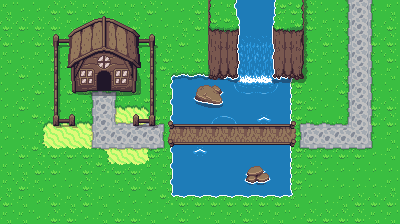

The image is a tile-based game level rendered from a .tmx file. Its description and complete source (layers, tilesets, objects, tile grids) follow:
An orthogonal 25x14 tile map with 16x16 px tiles, 4 tile layers (Tile Layer 1, steps, houses, roofs).

<map version="1.2" tiledversion="1.2.3" orientation="orthogonal" renderorder="right-down" width="25" height="14" tilewidth="16" tileheight="16" infinite="0" nextlayerid="9" nextobjectid="1">
 <tileset firstgid="1" source="overworld.tsx" />
 <layer id="4" name="Tile Layer 1" width="25" height="14">
  <data encoding="csv">
1,406,406,366,366,1,366,1,1,366,406,406,366,366,1,1,366,366,406,366,406,406,406,406,1,
366,366,366,366,1,1,1,406,366,406,406,1,366,406,366,406,406,406,366,366,1,1,1,406,366,
366,406,366,366,366,1,406,406,406,366,1,366,406,1,366,1,406,406,406,406,366,406,406,366,366,
1,406,1,366,366,1,1,1,1,366,366,406,366,406,1,1,406,1,1,366,1,406,366,1,366,
406,366,406,1,406,366,406,366,406,366,243,244,244,244,244,244,244,244,245,406,406,1,406,406,1,
406,406,366,406,366,366,366,1,366,406,283,284,284,284,378,379,379,380,285,406,406,366,406,406,406,
406,366,406,366,1,1,121,122,122,123,283,284,284,284,284,284,284,284,285,366,406,406,406,366,366,
1,406,121,122,122,122,282,162,162,163,283,284,284,17,18,284,41,284,285,406,406,1,366,366,366,
406,406,161,162,162,162,162,162,162,163,283,284,284,57,58,284,284,284,285,1,1,366,406,406,1,
406,366,201,202,202,202,242,162,162,163,283,284,41,284,284,284,284,284,285,366,366,366,366,406,1,
1,1,366,366,406,366,201,202,202,203,283,284,284,284,284,284,284,284,285,366,406,406,406,406,406,
1,366,1,406,406,366,406,1,366,366,283,284,284,284,284,284,284,284,285,406,406,406,406,406,1,
366,1,406,366,1,366,1,406,406,406,323,324,324,324,324,324,324,324,325,406,406,1,366,366,366,
1,1,406,366,366,406,1,366,366,1,406,366,406,1,1,366,1,1,406,366,366,366,366,1,1
</data>
 </layer>
 <layer id="5" name="steps" width="25" height="14">
  <data encoding="csv">
0,0,0,0,0,0,0,0,0,0,0,0,0,0,0,0,0,0,0,0,0,496,497,498,0,
0,0,0,0,0,0,0,0,0,0,0,0,0,0,0,0,0,0,0,0,0,496,497,498,0,
0,0,0,683,685,685,685,685,685,684,0,0,0,0,0,0,0,0,0,0,0,496,497,498,0,
0,0,0,725,0,0,0,0,0,0,0,0,0,0,0,0,0,0,0,0,0,496,497,498,0,
0,0,0,725,0,0,0,0,0,0,0,0,0,0,0,0,0,0,0,0,0,496,497,498,0,
0,0,0,725,0,456,457,458,0,0,0,0,0,0,0,0,0,0,0,0,0,496,497,498,0,
0,0,0,725,0,496,497,498,0,0,0,0,0,0,0,0,0,0,0,0,0,496,497,498,0,
0,0,0,723,762,496,497,616,457,457,458,0,0,0,0,0,0,0,456,457,457,617,497,498,0,
0,0,0,0,0,496,497,497,497,497,498,0,0,0,0,0,0,0,496,497,497,497,497,498,0,
0,0,0,0,0,536,537,537,537,537,538,0,0,0,0,0,0,0,536,537,537,537,537,538,0,
0,0,0,0,0,0,0,0,0,0,0,0,0,0,0,0,0,0,0,0,0,0,0,0,0,
0,0,0,0,0,0,0,0,0,0,0,0,0,0,0,0,0,0,0,0,0,0,0,0,0,
0,0,0,0,0,0,0,0,0,0,0,0,0,0,0,0,0,0,0,0,0,0,0,0,0,
0,0,0,0,0,0,0,0,0,0,0,0,0,0,0,0,0,0,0,0,0,0,0,0,0
</data>
 </layer>
 <layer id="6" name="houses" width="25" height="14">
  <data encoding="csv">
0,0,0,0,0,0,0,0,0,0,0,0,0,405,283,284,284,285,407,568,0,0,0,0,0,
0,0,0,0,0,0,0,0,0,0,0,0,0,445,690,284,284,691,447,568,0,0,0,0,0,
0,0,0,0,0,0,0,0,0,0,0,0,0,485,730,259,259,731,487,568,0,0,0,0,0,
0,0,0,0,0,0,0,0,0,725,0,0,0,525,770,299,299,771,527,568,0,0,0,0,0,
0,0,0,0,127,128,129,130,131,725,0,0,0,565,767,339,339,768,567,568,0,0,0,0,0,
0,0,0,0,167,168,169,170,171,725,0,0,334,335,605,379,379,607,607,608,0,0,0,0,0,
0,0,0,0,0,0,0,0,0,725,0,0,374,375,0,0,0,0,0,0,0,0,0,0,0,
0,0,0,0,0,0,0,0,761,724,249,250,250,250,250,250,250,250,251,0,0,0,0,0,0,
0,0,0,0,0,0,0,0,0,0,289,290,290,290,290,290,290,290,291,0,0,0,0,0,0,
0,0,0,0,0,0,0,0,0,0,329,330,330,330,330,330,330,330,331,0,0,0,0,0,0,
0,0,0,0,0,0,0,0,0,0,0,0,0,0,0,292,293,0,0,0,0,0,0,0,0,
0,0,0,0,0,0,0,0,0,0,0,0,0,0,0,332,333,0,0,0,0,0,0,0,0,
0,0,0,0,0,0,0,0,0,0,0,0,0,0,0,0,0,0,0,0,0,0,0,0,0,
0,0,0,0,0,0,0,0,0,0,0,0,0,0,0,0,0,0,0,0,0,0,0,0,0
</data>
 </layer>
 <layer id="8" name="roofs" width="25" height="14">
  <properties>
   <property name="Depth" type="int" value="0" />
  </properties>
  <data encoding="csv">
0,0,0,0,0,0,0,0,0,0,0,0,0,0,0,0,0,0,0,0,0,0,0,0,0,
0,0,0,0,7,8,9,10,11,0,0,0,0,0,0,0,0,0,0,0,0,0,0,0,0,
0,0,0,0,47,48,49,50,51,0,0,0,0,0,0,0,0,0,0,0,0,0,0,0,0,
0,0,0,0,87,88,89,90,91,0,0,0,0,0,0,0,0,0,0,0,0,0,0,0,0,
0,0,0,0,0,0,0,0,0,0,0,0,0,0,0,0,0,0,0,0,0,0,0,0,0,
0,0,0,0,0,0,0,0,0,0,0,0,0,0,0,0,0,0,0,0,0,0,0,0,0,
0,0,0,0,0,0,0,0,0,0,0,0,0,0,0,0,0,0,0,0,0,0,0,0,0,
0,0,0,0,0,0,0,0,0,0,0,0,0,0,0,0,0,0,0,0,0,0,0,0,0,
0,0,0,0,0,0,0,0,0,0,0,0,0,0,0,0,0,0,0,0,0,0,0,0,0,
0,0,0,0,0,0,0,0,0,0,0,0,0,0,0,0,0,0,0,0,0,0,0,0,0,
0,0,0,0,0,0,0,0,0,0,0,0,0,0,0,0,0,0,0,0,0,0,0,0,0,
0,0,0,0,0,0,0,0,0,0,0,0,0,0,0,0,0,0,0,0,0,0,0,0,0,
0,0,0,0,0,0,0,0,0,0,0,0,0,0,0,0,0,0,0,0,0,0,0,0,0,
0,0,0,0,0,0,0,0,0,0,0,0,0,0,0,0,0,0,0,0,0,0,0,0,0
</data>
 </layer>
</map>
